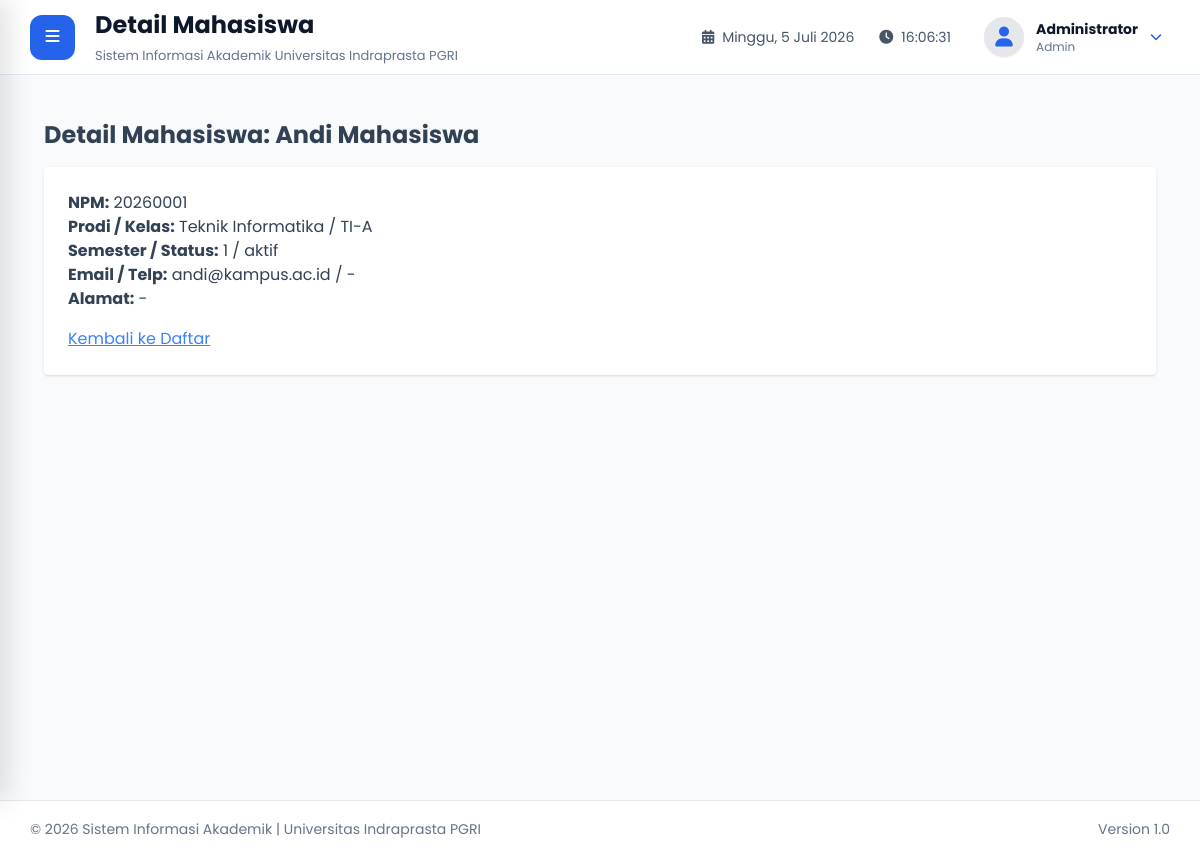
The page /admin/mahasiswa/detail.php?id=c58420e9-8422-4fac-a08f-f0d6feb1b12e (signed in) on the database its author committed.
### tables this page shows
CREATE TABLE `mahasiswa` (
  `id_mahasiswa` CHAR(36) PRIMARY KEY,
  `id_user` CHAR(36) UNIQUE NOT NULL,
  `npm` VARCHAR(30) UNIQUE NOT NULL,
  `jk` ENUM('L','P'),
  `tempat_lahir` VARCHAR(100),
  `tanggal_lahir` DATE,
  `alamat` TEXT,
  `email` VARCHAR(100),
  `telepon` VARCHAR(20),
  `angkatan` YEAR(4),
  `id_prodi` CHAR(36) NOT NULL,
  `id_kelas` CHAR(36) NOT NULL,
  `semester` INT DEFAULT 1,
  `status_akademik` ENUM('aktif','cuti','lulus','dropout') DEFAULT 'aktif',
  `agama` ENUM('Islam', 'Kristen', 'Katolik', 'Hindu', 'Buddha', 'Konghucu', 'Lainnya') NULL,
  `profil_lengkap` BOOLEAN DEFAULT 0,
  FOREIGN KEY (`id_user`) REFERENCES `users`(`id_user`) ON DELETE CASCADE,
  FOREIGN KEY (`id_prodi`) REFERENCES `prodi`(`id_prodi`) ON DELETE CASCADE,
  FOREIGN KEY (`id_kelas`) REFERENCES `kelas`(`id_kelas`) ON DELETE CASCADE
);

CREATE TABLE `users` (
  `id_user` CHAR(36) PRIMARY KEY,
  `username` VARCHAR(50) UNIQUE NOT NULL,
  `password_hash` VARCHAR(255) NOT NULL,
  `nama_lengkap` VARCHAR(100) NOT NULL,
  `foto` VARCHAR(255) DEFAULT 'default-user.png',
  `role` ENUM('admin','dosen','mahasiswa') NOT NULL,
  `status` ENUM('aktif','nonaktif') DEFAULT 'aktif',
  `last_login` DATETIME NULL,
  `created_at` TIMESTAMP DEFAULT CURRENT_TIMESTAMP
);

CREATE TABLE `prodi` (
  `id_prodi` CHAR(36) PRIMARY KEY,
  `kode_prodi` VARCHAR(10) UNIQUE NOT NULL,
  `nama_prodi` VARCHAR(100) NOT NULL
);

CREATE TABLE `kelas` (
  `id_kelas` CHAR(36) PRIMARY KEY,
  `id_prodi` CHAR(36) NOT NULL,
  `nama_kelas` VARCHAR(20) NOT NULL,
  UNIQUE KEY `uk_prodi_kelas` (`id_prodi`, `nama_kelas`),
  FOREIGN KEY (`id_prodi`) REFERENCES `prodi`(`id_prodi`) ON DELETE CASCADE
);

### admin/mahasiswa/detail.php (the view, shortened to what this page needs)
<?php
require_once "../../config/koneksi.php";
$id = $_GET['id'] ?? '';
$stmt = $pdo->prepare("
    SELECT m.*, u.nama_lengkap, u.foto, p.nama_prodi, k.nama_kelas
    FROM mahasiswa m
    JOIN users u ON m.id_user = u.id_user
    JOIN prodi p ON m.id_prodi = p.id_prodi
    JOIN kelas k ON m.id_kelas = k.id_kelas
    WHERE m.id_mahasiswa = ?
");
$stmt->execute([$id]);
$mhs = $stmt->fetch();
require_once "../../layout/header.php";
require_once "../../layout/sidebar.php";
require_once "../../layout/navbar.php";
?>
<div class="p-6">
    <h1 class="text-2xl font-bold mb-4">Detail Mahasiswa: <?= htmlspecialchars($mhs['nama_lengkap']) ?></h1>
    <div class="bg-white p-6 rounded shadow mb-4">
        <p><strong>NPM:</strong> <?= htmlspecialchars($mhs['npm']) ?></p>
        <p><strong>Prodi / Kelas:</strong> <?= htmlspecialchars($mhs['nama_prodi']) ?> / <?= htmlspecialchars($mhs['nama_kelas']) ?></p>
        <p><strong>Semester / Status:</strong> <?= $mhs['semester'] ?> / <?= $mhs['status_akademik'] ?></p>
        <p><strong>Email / Telp:</strong> <?= htmlspecialchars($mhs['email'] ?? '-') ?> / <?= htmlspecialchars($mhs['telepon'] ?? '-') ?></p>
        <p><strong>Alamat:</strong> <?= htmlspecialchars($mhs['alamat'] ?? '-') ?></p>
        <a href="index.php" class="text-blue-500 underline mt-4 block">Kembali ke Daftar</a>
    </div>
</div>
<?php require_once "../../layout/footer.php"; ?>

### assets/css/style.css (style rules this page uses)
* { margin:0; padding:0; box-sizing:border-box; font-family:'Poppins',sans-serif; }
html { scroll-behavior:smooth; }
body { background:#f1f5f9; color:#334155; overflow-x:hidden; }
a { text-decoration:none; color:inherit; }
.mt-4 { margin-top:40px; }
.mb-4 { margin-bottom:40px; }
.shadow { box-shadow:0 10px 25px rgba(0,0,0,.08); }
.rounded { border-radius:12px; }

### rows shown on the page
mahasiswa: id_user.nama_lengkap "Andi Mahasiswa", npm "20260001", id_prodi.nama_prodi "Teknik Informatika", id_kelas.nama_kelas "TI-A", semester "1", status_akademik "aktif", email "andi@kampus.ac.id", telepon "-", alamat "-"

### other values the page prints
$pageTitle "Detail Mahasiswa"
$nama "Administrator"
$role "Admin"
NAMA_APLIKASI "Sistem Informasi Akademik"
NAMA_KAMPUS "Universitas Indraprasta PGRI"
VERSI "1.0"
